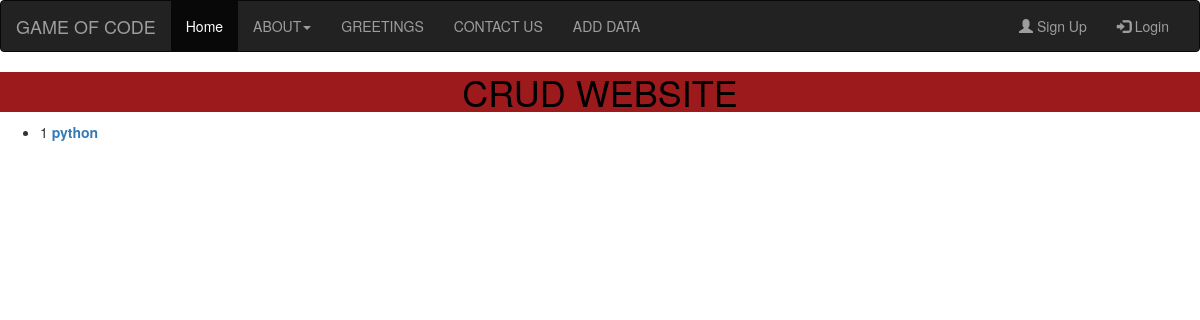
Before: / with the older database file.
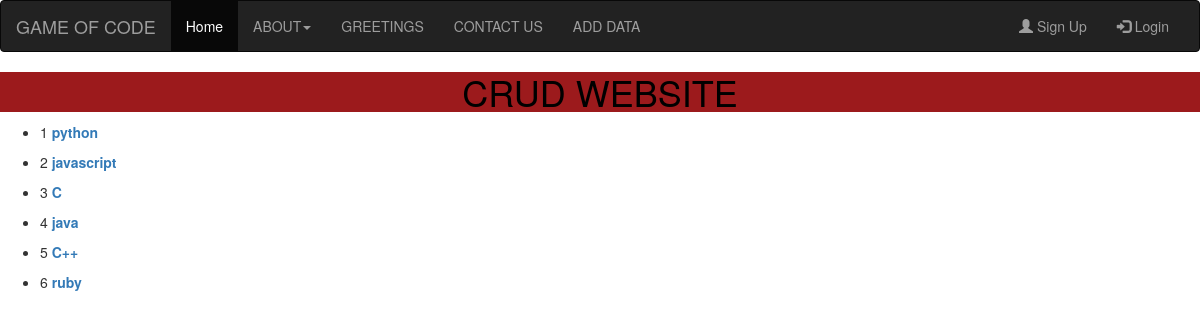
After: the same page with the newer database file.
### app.py (models this page shows, shortened)
class Language(db.Model):
    id = db.Column(db.Integer, primary_key=True)
    name = db.Column(db.String(50), unique=True, nullable=False)
    image = db.Column(db.String(60))
    description = db.Column(db.Text)

### app.py (the view)
@app.route('/')
def index():  # function
    languages = Language.query.all()
    return render_template('Index.html', languages=languages)

### templates/Index.html
{% extends 'base.html' %}
{% block body %}
 <h1>CRUD WEBSITE</h1>
{% if languages %}
         {% for language in languages %}
             <ul>
                 <li>{{ language.id }}
                   <b><a href="{{ url_for('detail_page', language_id = language.id) }}">{{ language.name }}</a></b>
                 </li>
             </ul>
         {% endfor %}
    {% else %}
         <h1>THERE ARE NO LANGUAGES</h1>
     {% endif %}
{% endblock body %}

### templates/base.html (shortened to what this page needs)
<!DOCTYPE html>
<html lang="en">
<head>
  <link rel="stylesheet" href="https://maxcdn.bootstrapcdn.com/bootstrap/3.4.0/css/bootstrap.min.css">
  <link rel="stylesheet" href="{{ url_for('static', filename='CSS/styles.css') }}">
</head>
<body>
<nav class="navbar navbar-inverse">
  <div class="container-fluid">
    <div class="navbar-header">
      <a class="navbar-brand" href="#">GAME OF CODE</a>
    </div>
    <div class="collapse navbar-collapse" id="myNavbar">
      <ul class="nav navbar-nav">
        <li class="active"><a href="{{ url_for('index') }}">Home</a></li>
        <li class="dropdown">
          <a class="dropdown-toggle" data-toggle="dropdown" href="#">ABOUT<span class="caret"></span></a>
        </li>
        <li><a href="/about/william">GREETINGS</a></li>
        <li><a href="{{ url_for('contact_us') }}">CONTACT US</a></li>
         <li><a href="{{ url_for('add_data') }}">ADD DATA</a></li>
      </ul>
      <ul class="nav navbar-nav navbar-right">
        <li><a href="#"><span class="glyphicon glyphicon-user"></span> Sign Up</a></li>
        <li><a href="#"><span class="glyphicon glyphicon-log-in"></span> Login</a></li>
      </ul>
    </div>
  </div>
</nav>
{% block body %}
{% endblock body %}
</body>
</html>

### static/CSS/styles.css (style rules this page uses)
h1 { text-align: center; background-color: #9C1A1C; color: black; }

Changed rows visible on the page:
added Language: id "2", name "javascript"
added Language: id "3", name "C"
added Language: id "4", name "java"
added Language: id "5", name "C++"
added Language: id "6", name "ruby"
